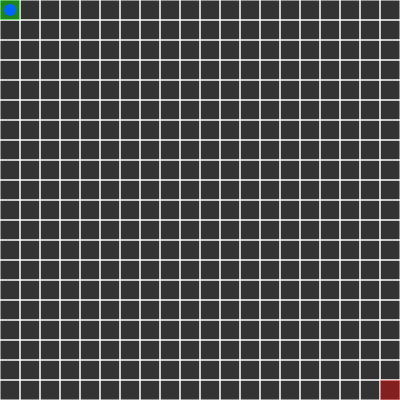
Frame 1 (no input)
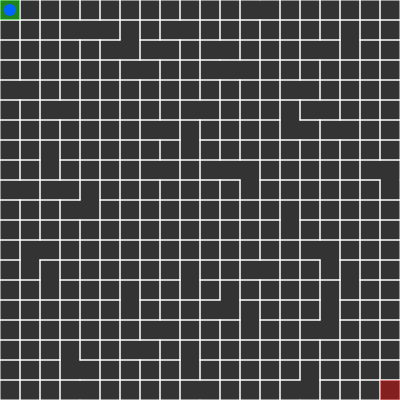
Frame 60 (no input)
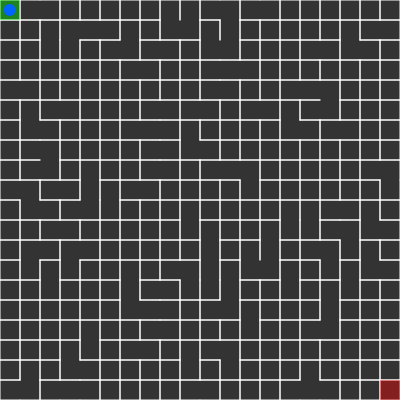
Frame 120 (the mouse pressed at the canvas centre since frame 60)

The p5.js sketch that drew these frames (run headless with seeded random() and noise() and a simulated clock; from frame 60 on, the mouse is pressed at the canvas centre):

// p5.js sketch
// ── sketch.js
var cols, rows;
var w = 20;
var grid = [];
var walls = [];
var startCell, endCell, playerCell, oldCell;

function setup() {
    createCanvas(400, 400);
    cols = floor(width / w);
    rows = floor(height / w);
    
    for (var j = 0; j < rows; j++) {
        for (var i = 0; i < cols; i++) {
            var cell = new Cell(i, j);
            grid.push(cell);
        }
    }
    for (var i = 0; i < grid.length; i++){
        var cell = grid[i];

        var rightNeighbour = grid[index(cell.i + 1, cell.j)];
        if(rightNeighbour){
            walls.push([cell, rightNeighbour, "horizontal"]);
        }
        var bottomNeighbour = grid[index(cell.i, cell.j + 1)];
        if (bottomNeighbour) {
            walls.push([cell, bottomNeighbour, "vertical"])
        }
    }
    startCell = grid[0];
    playerCell = startCell;
    endCell = grid[grid.length - 1];
}

function draw() {
    background(51);
    for (var i = 0; i < grid.length; i++) {
        grid[i].show();
    }

    fill(0, 255, 0, 100)
    noStroke();
    rect(startCell.i * w, startCell.j * w, w, w)
    
    fill(255, 0, 0, 100);
    noStroke();
    rect(endCell.i * w, endCell.j * w, w, w)

    fill(0, 100, 255);
    noStroke();
    circle(playerCell.i * w + w / 2, playerCell.j * w + w / 2, w * 0.6);

    if (walls.length > 0) {
        random_index = floor(random(0, walls.length - 1));
        current_wall = walls[random_index];
        CellA = current_wall[0];
        CellB = current_wall[1];
        if (CellA.id != CellB.id) {
            if (current_wall[2] === "horizontal") {
                CellA.walls[1] = false;
                CellB.walls[3] = false;
            } else {
                CellA.walls[2] = false;
                CellB.walls[0] = false;
            }
            var oldId = CellB.id
            for (var i = 0; i < grid.length; i++) {
                if (grid[i].id === oldId) {
                    grid[i].id = CellA.id;
                }
            }
        }
        walls.splice(random_index, 1);
    }
    if (playerCell === endCell) {
        console.log("You've WON");
        grid = [];
        walls = [];
        setup();
    }
}

function keyPressed() {
    if (walls.length > 0) {
        return;
    }
    if (key === "w" || key === "W") {
        if (playerCell.walls[0] === false) {// check to see if the top wall is mising
            var nextIndex = index(playerCell.i, playerCell.j - 1); //get the top grid
            if(nextIndex != -1){playerCell = grid[nextIndex]} //moves up
        }
    }
    else if (key === "s" || key === "S") {
        if (playerCell.walls[2] === false) {// check to see if the bottom wall is mising
            var nextIndex = index(playerCell.i, playerCell.j + 1); //get the bottom grid
            if(nextIndex != -1){playerCell = grid[nextIndex]} //moves up
        }
    }
    else if (key === "A" || key === "a") {
        if (playerCell.walls[3] === false) {// check to see if the left wall is mising
            var nextIndex = index(playerCell.i-1, playerCell.j); //get the left grid
            if(nextIndex != -1){playerCell = grid[nextIndex]} //moves up
        }
    }
    else if (key === "d" || key === "D") {
        if (playerCell.walls[1] === false) {// check to see if the right wall is mising
            var nextIndex = index(playerCell.i + 1, playerCell.j); //get the right grid
            if(nextIndex != -1){playerCell = grid[nextIndex]} //moves up
        }
    }
}

function index(i, j) {
    if (i < 0 || j < 0 || i > cols - 1 || j > rows - 1) {
        return -1;
    }
    return i + (j * cols);
}

function Cell(i, j) {
    this.i = i;
    this.j = j;
    this.id = index(i, j);
    this.walls = [true, true, true, true];

    this.show = function () {
        var x = this.i * w;
        var y = this.j * w;
        stroke(255);
        if (this.walls[0]) { line(x, y, x + w, y); }
        if (this.walls[1]) { line(x + w, y, x + w, y + w); }
        if (this.walls[2]) { line(x + w, y + w, x, y + w); }
        if (this.walls[3]) { line(x, y + w, x, y); } 
    }
}
